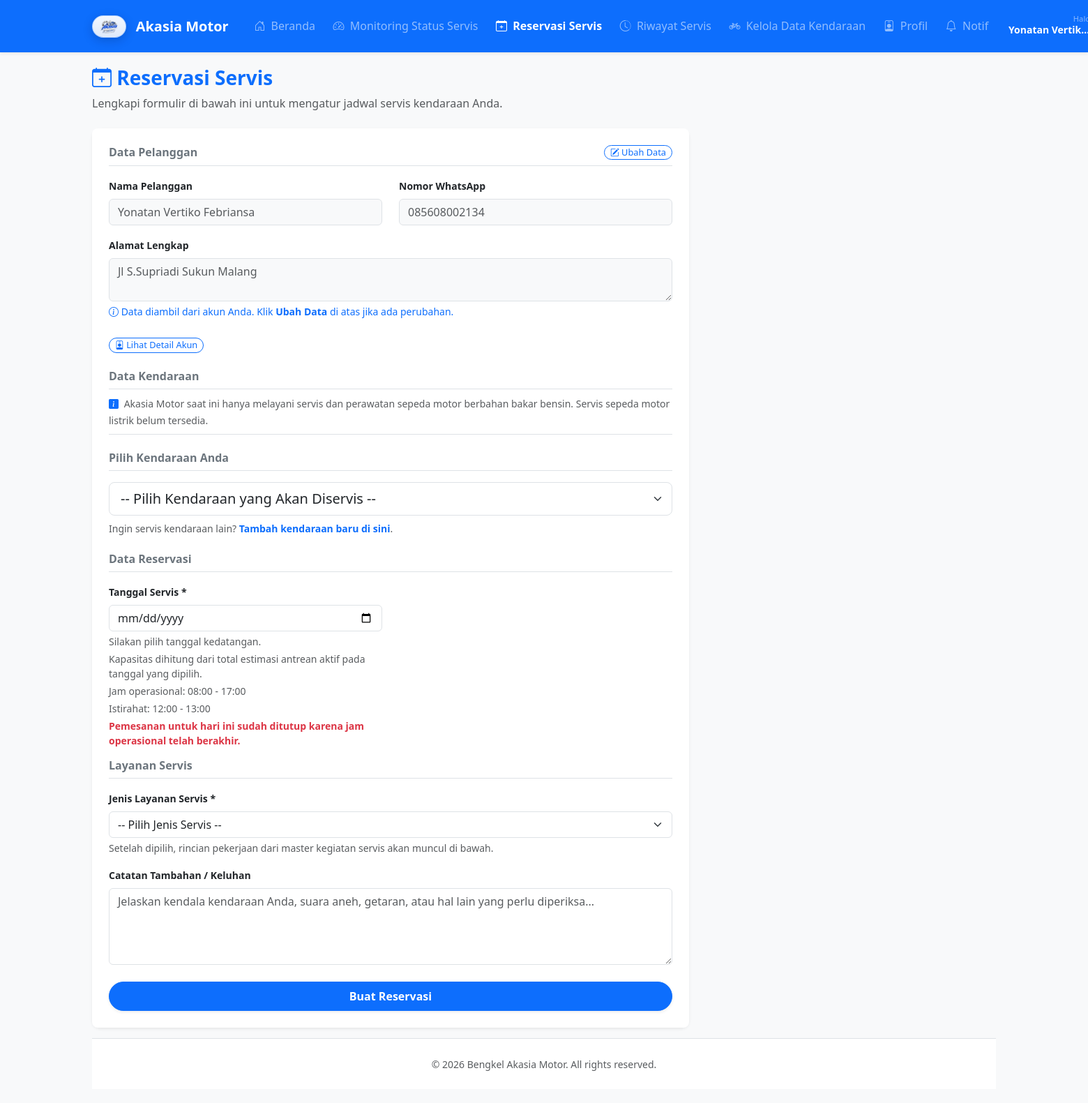
/akasia-motor/index.php?page=booking (signed in), run on the app's committed database.
### tables this page shows
CREATE TABLE `users` (
  `id` int(11) NOT NULL,
  `nama` varchar(100) NOT NULL,
  `email` varchar(100) NOT NULL,
  `password` varchar(255) NOT NULL,
  `no_whatsapp` varchar(20) DEFAULT NULL,
  `alamat` text DEFAULT NULL,
  `role` enum('owner','admin','pelanggan') DEFAULT 'pelanggan',
  `created_at` timestamp NOT NULL DEFAULT current_timestamp()
);

CREATE TABLE `pengaturan` (
  `id` int(11) NOT NULL,
  `nama_bengkel` varchar(100) NOT NULL,
  `alamat` text DEFAULT NULL,
  `no_whatsapp` varchar(20) DEFAULT NULL,
  `jam_buka` time DEFAULT NULL,
  `jam_tutup` time DEFAULT NULL,
  `jam_istirahat_mulai` time DEFAULT NULL,
  `jam_istirahat_selesai` time DEFAULT NULL,
  `hari_operasional` varchar(100) DEFAULT NULL,
  `token_fonnte` varchar(255) DEFAULT NULL,
  `updated_at` timestamp NOT NULL DEFAULT current_timestamp() ON UPDATE current_timestamp()
);

### akasia-motor/index.php (called while the page is built, shortened)
<?php
$page = isset($_GET['page']) ? $_GET['page'] : 'home';
include 'layout/header.php';
include "pages/$page.php";
include 'layout/footer.php';

### akasia-motor/pages/booking.php (the view, shortened to what this page needs)
<?php
if (!function_exists('e')) {
    function e($value)
    {
        return htmlspecialchars((string) $value, ENT_QUOTES, 'UTF-8');
    }
}
$success = '';
$user_id = (int) $_SESSION['user_id'];
$stmt_pengaturan = $pdo->query("SELECT jam_buka, jam_tutup, jam_istirahat_mulai, jam_istirahat_selesai, hari_operasional FROM pengaturan LIMIT 1");
$pengaturan = $stmt_pengaturan->fetch(PDO::FETCH_ASSOC) ?: [];
$jam_buka = $pengaturan['jam_buka'] ?? '08:00:00';
$jam_tutup = $pengaturan['jam_tutup'] ?? '17:00:00';
$jam_istirahat_mulai = $pengaturan['jam_istirahat_mulai'] ?? '12:00:00';
$jam_istirahat_selesai = $pengaturan['jam_istirahat_selesai'] ?? '13:00:00';
$today = date('Y-m-d');
$currentTimestamp = time();
$closingTimestampToday = strtotime($today . ' ' . $jam_tutup);
$min_date = ($closingTimestampToday !== false && $currentTimestamp >= $closingTimestampToday)
    ? date('Y-m-d', strtotime('+1 day'))
    : $today;
$jam_buka_label = date('H:i', strtotime($jam_buka));
$jam_tutup_label = date('H:i', strtotime($jam_tutup));
$jam_istirahat_mulai_label = date('H:i', strtotime($jam_istirahat_mulai));
$jam_istirahat_selesai_label = date('H:i', strtotime($jam_istirahat_selesai));
$stmt_user = $pdo->prepare("SELECT nama, no_whatsapp, alamat FROM users WHERE id = :id");
$stmt_user->execute([':id' => $user_id]);
$currentUser = $stmt_user->fetch(PDO::FETCH_ASSOC) ?: [];
if (!function_exists('getOperationalMinutes')) {
    function getOperationalMinutes(PDO $pdo): int
    {
        $stmt = $pdo->query("SELECT jam_buka, jam_tutup, jam_istirahat_mulai, jam_istirahat_selesai FROM pengaturan LIMIT 1");
        $pengaturan = $stmt->fetch(PDO::FETCH_ASSOC) ?: [];
        $jamBuka = $pengaturan['jam_buka'] ?? '08:00:00';
        $jamTutup = $pengaturan['jam_tutup'] ?? '17:00:00';
        $jamIstirahatMulai = $pengaturan['jam_istirahat_mulai'] ?? null;
        $jamIstirahatSelesai = $pengaturan['jam_istirahat_selesai'] ?? null;
        $today = date('Y-m-d');
        $start = strtotime($today . ' ' . $jamBuka);
        $end = strtotime($today . ' ' . $jamTutup);
        $workMinutes = (int) ceil(($end - $start) / 60);
        if ($jamIstirahatMulai && $jamIstirahatSelesai) {
            $breakStart = strtotime($today . ' ' . $jamIstirahatMulai);
            $breakEnd = strtotime($today . ' ' . $jamIstirahatSelesai);
            if ($breakStart !== false && $breakEnd !== false) {
                $overlapStart = max($start, $breakStart);
                $overlapEnd = min($end, $breakEnd);
                if ($overlapEnd > $overlapStart) {
                    $workMinutes -= (int) ceil(($overlapEnd - $overlapStart) / 60);
                }
            }
        }
        return max(0, $workMinutes);
    }
}
if (!function_exists('getFullyBookedDates')) {
    function getFullyBookedDates(PDO $pdo, string $startDate, string $endDate, int $capacityMinutes): array
    {
        $stmt = $pdo->prepare("
            SELECT tanggal_servis, COALESCE(SUM(estimasi_durasi), 0) AS used_minutes
            FROM reservasi
            WHERE tanggal_servis BETWEEN :start_date AND :end_date
              AND status IN ('menunggu_konfirmasi', 'dikonfirmasi', 'menunggu_antrean', 'diproses', 'pending')
            GROUP BY tanggal_servis
        ");
        $stmt->execute([
            ':start_date' => $startDate,
            ':end_date' => $endDate,
        ]);
        $fullDates = [];
        return $fullDates;
    }
}
$operationalMinutes = getOperationalMinutes($pdo);
$stmtMekanik = $pdo->query("SELECT COUNT(id) AS total_mekanik FROM mekanik WHERE status != 'libur'");
$rowMekanik = $stmtMekanik->fetch(PDO::FETCH_ASSOC);
$jumlahMekanik = (int) ($rowMekanik['total_mekanik'] ?? 1);
$totalCapacityMinutes = $operationalMinutes * $jumlahMekanik;
$bookingHorizonDays = 90;
$bookingFullDates = getFullyBookedDates($pdo, $today, date('Y-m-d', strtotime('+' . $bookingHorizonDays . ' days')), $totalCapacityMinutes);
$stmt_active_reservasi = $pdo->prepare("
    SELECT id, no_antrian, status, tanggal_servis
    FROM reservasi
    WHERE user_id = :uid
      AND status NOT IN ('selesai', 'dibatalkan')
    ORDER BY created_at ASC, id ASC
    LIMIT 1
");
$stmt_active_reservasi->execute([':uid' => $user_id]);
$activeReservasi = $stmt_active_reservasi->fetch(PDO::FETCH_ASSOC) ?: null;
$bookingFormDisabled = $activeReservasi !== null;
?>
<div class="mb-4">
    <h3 class="fw-bold text-primary"><i class="bi bi-calendar-plus"></i> Reservasi Servis</h3>
    <p class="text-muted">Lengkapi formulir di bawah ini untuk mengatur jadwal servis kendaraan Anda.</p>
</div>
<div class="row">
    <div class="col-md-10 col-lg-8">
        <div class="card shadow-sm border-0">
            <div class="card-body p-4 bg-white rounded-3">
                <div class="d-flex justify-content-between align-items-center border-bottom pb-2 mb-3">
                    <h6 class="fw-bold text-secondary mb-0">Data Pelanggan</h6>
                    <a href="?page=profil" class="btn btn-sm btn-outline-primary rounded-pill py-0" style="font-size: 0.8rem;">
                        <i class="bi bi-pencil-square"></i> Ubah Data
                    </a>
                </div>
                <div class="row">
                    <div class="col-md-6 mb-3">
                        <label class="form-label small fw-semibold">Nama Pelanggan</label>
                        <input type="text" class="form-control bg-light text-muted" value="<?= e($currentUser['nama'] ?? '') ?>" readonly>
                    </div>
                    <div class="col-md-6 mb-3">
                        <label class="form-label small fw-semibold">Nomor WhatsApp</label>
                        <input type="text" class="form-control bg-light text-muted" value="<?= e($currentUser['no_whatsapp'] ?? '') ?>" readonly>
                    </div>
                </div>
                <div class="mb-4">
                    <label class="form-label small fw-semibold">Alamat Lengkap</label>
                    <textarea class="form-control bg-light text-muted" rows="2" readonly><?= e($currentUser['alamat'] ?? '') ?></textarea>
                    <div class="form-text small text-primary"><i class="bi bi-info-circle"></i> Data diambil dari akun Anda. Klik <strong>Ubah Data</strong> di atas jika ada perubahan.</div>
                </div>
                <a href="?page=profil" class="btn btn-sm btn-outline-primary rounded-pill py-0" style="font-size: 0.8rem;">
                    <i class="bi bi-person-badge"></i> Lihat Detail Akun
                </a>
                <?php if (!$success): ?>
                    <form method="POST" action="">
                        <fieldset <?= $bookingFormDisabled ? 'disabled' : '' ?>>
                        <div class="d-flex justify-content-between align-items-center border-bottom pb-2 mb-3">
                            <div class="col-12 mt-4">
                                <h6 class="fw-bold text-secondary border-bottom pb-2 mb-2">Data Kendaraan</h6>
                                <small class="text-muted">
                                    <i class="bi bi-info-square-fill text-primary me-1"></i> Akasia Motor saat ini hanya melayani servis dan perawatan sepeda motor berbahan bakar bensin. Servis sepeda motor listrik belum tersedia.
                                </small>
                            </div>
                        </div>
                        <h6 class="fw-bold border-bottom pb-2 mb-3 mt-4 text-secondary">Pilih Kendaraan Anda</h6>
                        <div class="mb-4">
                            <select name="kendaraan_id" class="form-select form-select-lg" required>
                                <option value="">-- Pilih Kendaraan yang Akan Diservis --</option>
                            </select>
                            <div class="form-text small mt-2">
                                Ingin servis kendaraan lain? <a href="?page=kendaraan&action=tambah&return_url=booking" class="fw-bold text-decoration-none">Tambah kendaraan baru di sini</a>.
                            </div>
                        </div>
                        <h6 class="fw-bold border-bottom pb-2 mb-3 text-secondary">Data Reservasi</h6>
                        <div class="row">
                            <div class="col-md-6 mb-3">
                                <label class="form-label small fw-semibold">Tanggal Servis *</label>
                                <input type="date" name="tanggal_servis" id="tanggal_servis" class="form-control" required min="<?= e($min_date) ?>" value="<?= e($_POST['tanggal_servis'] ?? '') ?>" data-full-dates='<?= e(json_encode($bookingFullDates)) ?>' data-capacity-minutes="<?= (int) $totalCapacityMinutes ?>">
                                <div class="form-text small">
                                    Silakan pilih tanggal kedatangan.
                                    <span class="text-muted d-block mt-1">Kapasitas dihitung dari total estimasi antrean aktif pada tanggal yang dipilih.</span>
                                    <span class="text-muted d-block mt-1">Jam operasional: <?= e($jam_buka_label) ?> - <?= e($jam_tutup_label) ?></span>
                                    <span class="text-muted d-block mt-1">Istirahat: <?= e($jam_istirahat_mulai_label) ?> - <?= e($jam_istirahat_selesai_label) ?></span>
                                    <?php if ($min_date !== date('Y-m-d')): ?>
                                        <span class="text-danger fw-semibold d-block mt-1">Pemesanan untuk hari ini sudah ditutup karena jam operasional telah berakhir.</span>
                                    <?php endif; ?>
                                </div>
                            </div>
                        </div>
                        <h6 class="fw-bold border-bottom pb-2 mb-3 text-secondary">Layanan Servis</h6>
                        <div class="mb-2">
                            <label class="form-label small fw-semibold">Jenis Layanan Servis *</label>
                            <select name="jenis_layanan_id" class="form-select layanan-selector" required>
                                <option value="">-- Pilih Jenis Servis --</option>
                            </select>
                            <div class="form-text small">Setelah dipilih, rincian pekerjaan dari master kegiatan servis akan muncul di bawah.</div>
                        </div>
                        <div class="mb-4 mt-3">
                            <label class="form-label small fw-semibold">Catatan Tambahan / Keluhan</label>
                            <textarea name="keluhan" class="form-control" rows="4" placeholder="Jelaskan kendala kendaraan Anda, suara aneh, getaran, atau hal lain yang perlu diperiksa..."><?= e($_POST['keluhan'] ?? '') ?></textarea>
                        </div>
                        <button type="submit" class="btn btn-primary w-100 fw-bold rounded-pill shadow-sm py-2" <?= $bookingFormDisabled ? 'disabled' : '' ?>>
                            Buat Reservasi
                        </button>
                        </fieldset>
                    </form>
                <?php endif; ?>
            </div>
        </div>
    </div>
</div>

### akasia-motor/layout/header.php (style rules this page uses)
body { background-color: #f8f9fa; padding-bottom: 80px; font-family: 'Segoe UI', Tahoma, Geneva, Verdana, sans-serif; }
@media (min-width: 1200px) { body { padding-bottom: 0; } }
.card { border: none; border-radius: 12px; box-shadow: 0 4px 6px rgba(0, 0, 0, 0.04); margin-bottom: 15px; }

### data on the page
users: nama "Yonatan Vertiko Febriansa", no_whatsapp "085608002134", alamat "Jl S.Supriadi Sukun Malang"
pengaturan: jam_buka "08:00", jam_tutup "17:00", jam_istirahat_mulai "12:00", jam_istirahat_selesai "13:00"

### other printed values
$_SESSION['nama'] "Yonatan Vertik…"
